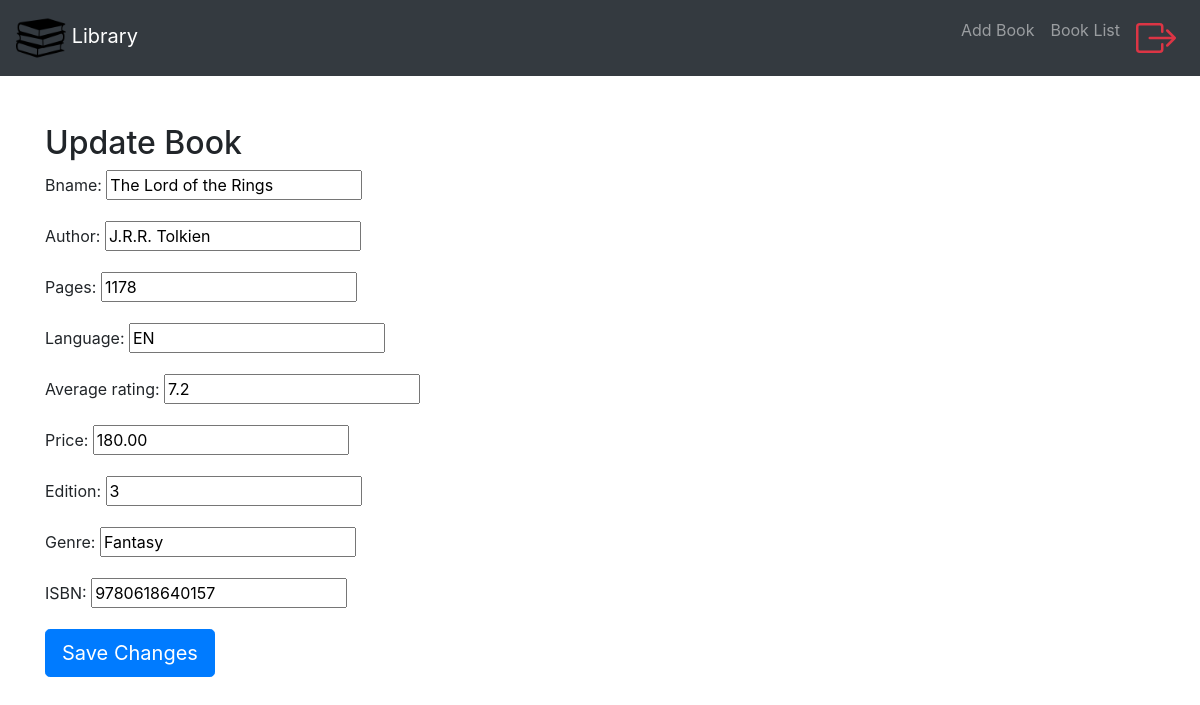
Page /update_book/2/ on the committed database.
### app1/models.py (models this page shows)
class book(models.Model):
    bname = models.CharField(max_length=64)
    author = models.CharField(max_length=100)
    pages = models.CharField(max_length=64)
    language = models.CharField(max_length=64)
    average_rating = models.FloatField(default=0.0, validators=[MaxValueValidator(10)])
    price = models.DecimalField(max_digits=10, decimal_places=2)
    edition = models.PositiveIntegerField()
    genre = models.CharField(max_length=64)
    ISBN = models.CharField(max_length=13, unique=True)
    def __str__(self):
        return f"{self.bname}"

### app1/views.py (the view)
# urls.py: path('update_book/<int:book_id>/', views.update_book, name='update_book'),
def update_book(request, book_id):
    print(f"book_id: {book_id}")
    Book = get_object_or_404(book, pk=book_id)
    print(f"Book: {Book}")
    if request.method == 'POST':
        form = BookUpdateForm(request.POST, instance=Book)
        if form.is_valid():
            form.save()
            return HttpResponseRedirect(reverse("app1:books"))
        else:
             print(f"Form errors: {form.errors}")
    else:
        form = BookUpdateForm(instance=Book)
    return render(request, 'app1/update_book.html', {'form': form, 'book': Book})

### app1/forms.py
class BookUpdateForm(forms.ModelForm):
    class Meta:
        model = book
        fields = '__all__'

### app1/templates/app1/update_book.html (shortened to what this page needs)
{% extends "app1/layout.html" %}
{% block body %}
<div class="container mt-5">
    <h2>Update Book</h2>
    <form method="post" action="{% url 'app1:update_book' book.id %}">
        {{ form.as_p }}
        <button type="submit" class="btn btn-primary btn-lg">Save Changes</button>
    </form>
</div>
{% endblock %}

### rows in the picture
book: bname "The Lord of the Rings", author "J.R.R. Tolkien", pages "1178", language "EN", average_rating "7.2", price "180.00", edition "3", genre "Fantasy", ISBN "9780618640157"
